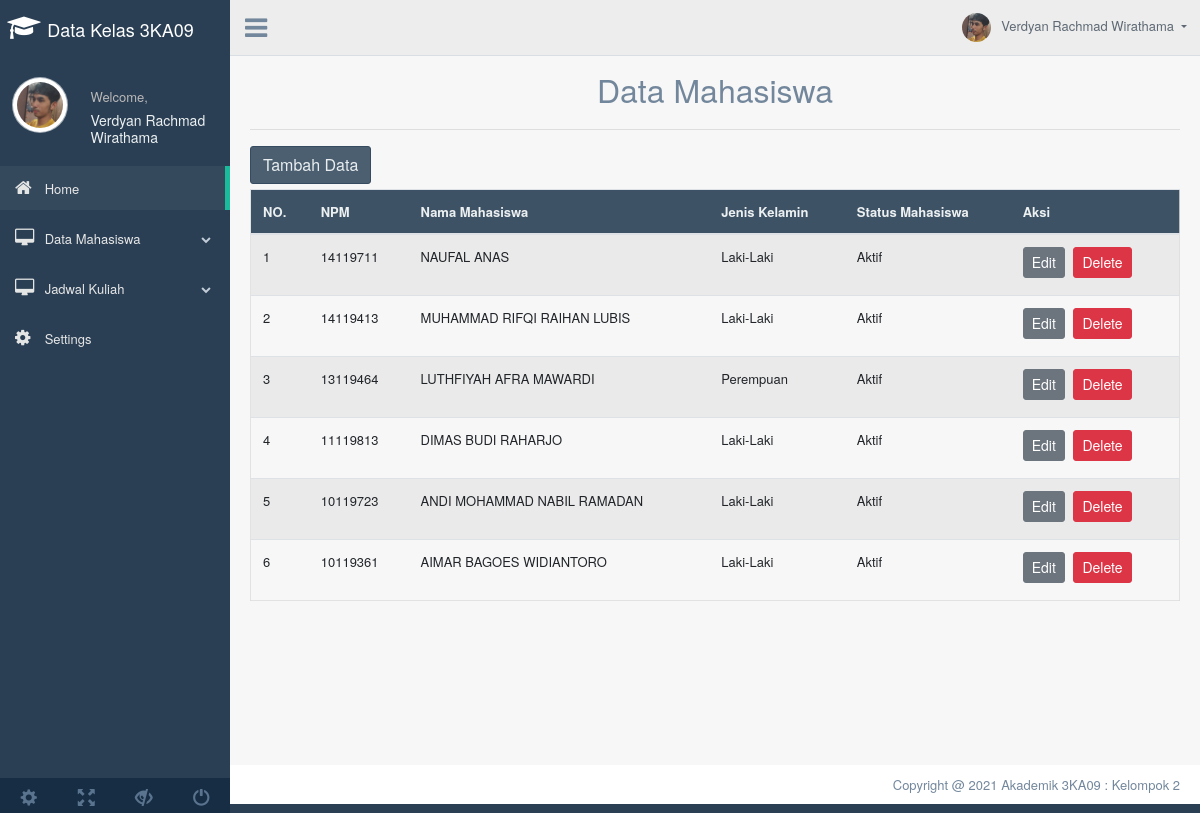
Screenshot of /index.php?page=tampil_mhs with the database file from the repository.
### tables this page shows
CREATE TABLE `mahasiswa` (
  `NPM` int(10) NOT NULL,
  `Nama_Mhs` varchar(50) NOT NULL,
  `Jenis_Kelamin` varchar(50) NOT NULL,
  `Status_Aktif` varchar(50) NOT NULL
);

### tampil.php (the view, shortened to what this page needs)
<?php
	include('config.php');
?>
	<div class="container" style="margin-top:20px">
		<center><font size="6">Data Mahasiswa</font></center>
		<hr>
		<a href="index.php?page=tambah_mhs"><button class="btn btn-dark right">Tambah Data</button></a>
		<div class="table-responsive">
		<table class="table table-striped jambo_table bulk_action">
			<thead>
				<tr>
					<th>NO.</th>
					<th>NPM</th>
					<th>Nama Mahasiswa</th>
					<th>Jenis Kelamin</th>
					<th>Status Mahasiswa</th>
					<th>Aksi</th>
				</tr>
			</thead>
			<tbody>
				<?php
				$sql = mysqli_query($koneksi, "SELECT * FROM mahasiswa ORDER BY NPM DESC") or die(mysqli_error($koneksi));
				if(mysqli_num_rows($sql) > 0){
					$no = 1;
					while($data = mysqli_fetch_assoc($sql)){
						echo '
						<tr>
							<td>'.$no.'</td>
							<td>'.$data['NPM'].'</td>
							<td>'.$data['Nama_Mhs'].'</td>
							<td>'.$data['Jenis_Kelamin'].'</td>
							<td>'.$data['Status_Aktif'].'</td>
							<td>
								<a href="index.php?page=edit_mhs&NPM='.$data['NPM'].'" class="btn btn-secondary btn-sm">Edit</a>
								<a href="delete.php?NPM='.$data['NPM'].'" class="btn btn-danger btn-sm" onclick="return confirm(\'Apakah anda yakin ingin menghapus data ini?\')">Delete</a>
							</td>
						</tr>
						';
						$no++;
					}
				}else{
					echo '
					<tr>
						<td colspan="6">Tidak ada data.</td>
					</tr>
					';
				}
				?>
		</table>
	</div>
	</div>

### index.php (shortened to what this page needs)
<!DOCTYPE html>
<html lang="en">
<head>
  <link href="assets/bootstrap/dist/css/bootstrap.min.css" rel="stylesheet">
  <link href="assets/font-awesome/css/font-awesome.min.css" rel="stylesheet">
  <link href="assets/nprogress/nprogress.css" rel="stylesheet">
  <link href="assets/iCheck/skins/flat/green.css" rel="stylesheet">
  <link href="assets/bootstrap-progressbar/css/bootstrap-progressbar-3.3.4.min.css" rel="stylesheet">
  <link href="assets/css/custom.min.css" rel="stylesheet">
</head>
<body class="nav-md">
  <div class="container body">
    <div class="main_container">
      <div class="col-md-3 left_col">
        <div class="left_col scroll-view">
          <div class="navbar nav_title" style="border: 0;">
            <center>
              &nbsp; <a href="index.php" class="fa fa-mortar-board fa-2x" style="color:#fff;"><span>
                  <font size="4.95" color="white" face="Helvetica Neue">Data Kelas 3KA09</font>
                </span></a>
            </center>
          </div>
          <div class="profile clearfix">
            <div class="profile_pic">
              <img src="assets/images/verdy.jpg" alt="..." class="img-circle profile_img">
            </div>
            <div class="profile_info">
              <span>Welcome,</span>
              <h2>Verdyan Rachmad Wirathama</h2>
            </div>
          </div>
          <div id="sidebar-menu" class="main_menu_side hidden-print main_menu">
            <div class="menu_section">
              <ul class="nav side-menu">
                <li><a href="index.php"><i class="fa fa-home"></i> Home <span class="fa fa-chevron"></span></a>
                </li>
                <li><a href="#"><i class="fa fa-desktop"></i> Data Mahasiswa <span class="fa fa-chevron-down"></span></a>
                </li>
                <li><a><i class="fa fa-desktop"></i> Jadwal Kuliah <span class="fa fa-chevron-down"></span></a>
                </li>
                <li><a><i class="fa fa-gear"></i> Settings <span class="fa fa-chevron"></span></a>
                </li>
              </ul>
            </div>
          </div>
          <div class="sidebar-footer hidden-small">
            <a data-toggle="tooltip" data-placement="top" title="Settings" href="#">
              <span class="glyphicon glyphicon-cog" aria-hidden="true"></span>
            </a>
            <a data-toggle="tooltip" data-placement="top" title="FullScreen" href="#">
              <span class="glyphicon glyphicon-fullscreen" aria-hidden="true"></span>
            </a>
            <a data-toggle="tooltip" data-placement="top" title="Lock" href="#">
              <span class="glyphicon glyphicon-eye-close" aria-hidden="true"></span>
            </a>
            <a data-toggle="tooltip" data-placement="top" title="Logout" href="#">
              <span class="glyphicon glyphicon-off" aria-hidden="true"></span>
            </a>
          </div>
        </div>
      </div>
      <div class="top_nav">
        <div class="nav_menu">
          <div class="nav toggle">
            <a id="menu_toggle"><i class="fa fa-bars"></i></a>
          </div>
          <nav class="nav navbar-nav">
            <ul class=" navbar-right">
              <li class="nav-item dropdown open">
                <a href="#" class="user-profile dropdown-toggle" aria-haspopup="true" id="navbarDropdown" data-toggle="dropdown" aria-expanded="false">
                  <img src="assets/images/verdy.jpg" alt="">Verdyan Rachmad Wirathama
                </a>
              </li>
            </ul>
          </nav>
        </div>
      </div>
      <div class="right_col" role="main">
        <?php
        $queries = array();
        parse_str($_SERVER['QUERY_STRING'], $queries);
        switch ($queries['page']) {
          case 'tampil_mhs':
            include 'tampil.php';
            break;
        }
        ?>
      </div>
      <footer>
        <div class="pull-right">
          Copyright @ 2021 Akademik 3KA09 : Kelompok 2
        </div>
        <div class="clearfix"></div>
      </footer>
    </div>
  </div>
</body>
</html>

### rows the page displays
mahasiswa: NPM "14119711", Nama_Mhs "NAUFAL ANAS", Jenis_Kelamin "Laki-Laki", Status_Aktif "Aktif"
mahasiswa: NPM "14119413", Nama_Mhs "MUHAMMAD RIFQI RAIHAN LUBIS", Jenis_Kelamin "Laki-Laki", Status_Aktif "Aktif"
mahasiswa: NPM "13119464", Nama_Mhs "LUTHFIYAH AFRA MAWARDI", Jenis_Kelamin "Perempuan", Status_Aktif "Aktif"
mahasiswa: NPM "11119813", Nama_Mhs "DIMAS BUDI RAHARJO", Jenis_Kelamin "Laki-Laki", Status_Aktif "Aktif"
mahasiswa: NPM "10119723", Nama_Mhs "ANDI MOHAMMAD NABIL RAMADAN", Jenis_Kelamin "Laki-Laki", Status_Aktif "Aktif"
mahasiswa: NPM "10119361", Nama_Mhs "AIMAR BAGOES WIDIANTORO", Jenis_Kelamin "Laki-Laki", Status_Aktif "Aktif"
